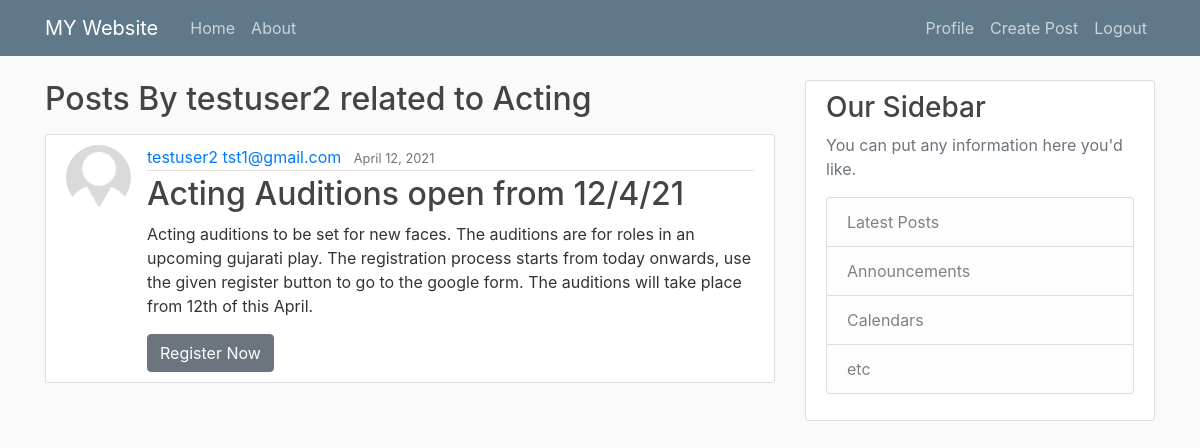
The app's page /user/testuser2 (signed in) with its own data.
### users/models.py (models this page shows, shortened)
class User(AbstractBaseUser):
	email = models.EmailField(verbose_name="email", max_length=60)
	username = models.CharField(max_length=60, unique=True)
	date_of_birth = models.DateField(verbose_name= "Date Of Birth")
	medical_history = models.TextField(null=True)
	activities = models.ForeignKey(Activities, null=True, on_delete= models.SET_NULL)
	is_active = models.BooleanField(default=True)
	staff = models.BooleanField(default=False)
	admin = models.BooleanField(default=False)
	USERNAME_FIELD = 'username'
	REQUIRED_FIELDS = [ 'email', 'date_of_birth']
	objects = UserManager()
	def __str__(self):
		return self.username + " " + self.email

class Activities(models.Model):
	activity = models.CharField(primary_key=True, max_length= 100)
	def __str__(self):
		return self.activity

class Profile(models.Model):
	user = models.OneToOneField(User, on_delete= models.CASCADE)
	image = models.ImageField(default = 'default.jpg', upload_to = 'profile_dir')

### blog/models.py (models this page shows, shortened)
class Post(models.Model):
	title = models.CharField(max_length=100)
	content = models.TextField()
	author = models.ForeignKey(User, on_delete= models.CASCADE ) 	#ForeignKey function is to have a foreignkey from other tables
	date_posted = models.DateTimeField(default=timezone.now)
	activity = models.ForeignKey(Activities, null=True, on_delete= models.SET_NULL)
	register_url = models.URLField(max_length = 300, null=True)

### blog/views.py (the view)
# urls.py: path('user/<str:username>', UserPostListView.as_view(), name='user-posts'),
class UserPostListView(LoginRequiredMixin, ListView):
	model = Post
	template_name = 'blog/user_posts.html'
	context_object_name = 'posts'
	paginate_by = 5
	def get_queryset(self):
		user = get_object_or_404(User, username= self.kwargs.get('username'))
		return Post.objects.filter(author= user).order_by('-date_posted')

### blog/templates/blog/user_posts.html (shortened to what this page needs)
{% extends 'blog/base.html' %}
{% block content %}
	<h2 class="mb-3"> Posts By {{ view.kwargs.username }} related to {{ user.activities }}</h2>
	{% for post in posts%}
		{% if post.activity == user.activities %}
			<article class="media content-section">
			  <img  class= "rounded-circle article-img" src=" {{ post.author.profile.image.url }} ">
			  <div class="media-body">
			    <div class="article-metadata">
			      <a class="mr-2" href="{% url 'user-posts' post.author.username %}">{{ post.author }}</a>
			      <small class="text-muted">{{ post.date_posted | date:"F d, Y"}}</small>
			    </div>
			    <h2><a class="article-title" href="{% url 'post-detail' post.id %}">{{ post.title }}</a></h2>
			    <p class="article-content">{{ post.content }}</p>
			    {% if post.register_url%}
			    	<a class=" btn btn-secondary" href="{{ post.register_url }}"> Register Now </a>
			    {% else %}
			    	<a class=" btn btn-secondary" href="#"> Register Now </a>
			    {% endif%}
			  </div>
			</article>
		{% endif %}
	{% endfor %}
{% endblock content %}

### blog/templates/blog/base.html (shortened to what this page needs)
{% load static %}
<!DOCTYPE html>
<html>
<head>
    <link rel="stylesheet" href="https://maxcdn.bootstrapcdn.com/bootstrap/4.0.0/css/bootstrap.min.css">
    <link rel="stylesheet" type="text/css" href="{% static 'blog/main.css'%}">
</head>
<body>
	<header class="site-header">
	  	<nav class="navbar navbar-expand-md navbar-dark bg-steel fixed-top">
		    <div class="container">
		      <a class="navbar-brand mr-4" href="{% url 'blog-home'%}">MY Website</a>
		      <div class="collapse navbar-collapse" id="navbarToggle">
		        <div class="navbar-nav mr-auto">
		          <a class="nav-item nav-link" href="{% url 'blog-home'%}">Home</a>
		          <a class="nav-item nav-link" href="{% url 'blog-about'%}">About</a>
		        </div>
		        <div class="navbar-nav">
		        	{% if user.is_authenticated %}
		        		<a class="nav-item nav-link" href="{% url 'profile'%}">Profile</a>
		        		<a class="nav-item nav-link" href="{% url 'post-create'%}">Create Post</a>
		        		<a class="nav-item nav-link" href="{% url 'logout'%}">Logout</a>
		        	{% else %}
		         		<a class="nav-item nav-link" href="{% url 'login'%}">Login</a>
		          		<a class="nav-item nav-link" href="{% url 'register' %}">Register</a>
		        	{% endif %}
		        </div>
		      </div>
		    </div>
		</nav>
	</header>
	<main role="main" class="container">
	  <div class="row">
	    <div class="col-md-8">
	      {% block content %}{% endblock %}
	    </div>
	    <div class="col-md-4">
	      <div class="content-section">
	        <h3>Our Sidebar</h3>
	        <p class='text-muted'>You can put any information here you'd like.
	          <ul class="list-group">
	            <li class="list-group-item list-group-item-light">Latest Posts</li>
	            <li class="list-group-item list-group-item-light">Announcements</li>
	            <li class="list-group-item list-group-item-light">Calendars</li>
	            <li class="list-group-item list-group-item-light">etc</li>
	          </ul>
	        </p>
	      </div>
	    </div>
	  </div>
	</main>
</body>
</html>

### blog/static/blog/main.css (style rules this page uses)
body { background: #fafafa; color: #333333; margin-top: 5rem; }
h1, h2, h3, h4, h5, h6 { color: #444444; }
ul { margin: 0; }
.bg-steel { background-color: #5f788a; }
.site-header .navbar-nav .nav-link { color: #cbd5db; }
.content-section { background: #ffffff; padding: 10px 20px; border: 1px solid #dddddd; border-radius: 3px; margin-bottom: 20px; }
.article-title { color: #444444; }
.article-content { white-space: pre-line; }
.article-img { height: 65px; width: 65px; margin-right: 16px; }
.article-metadata { padding-bottom: 1px; margin-bottom: 4px; border-bottom: 1px solid #e3e3e3 }

### records on screen
User: kwargs.username "testuser2", activities "Acting"
Post: author.profile.image (placeholder picture), author "testuser2 tst1@gmail.com", date_posted "April 12, 2021", title "Acting Auditions open from 12/4/21", content "Acting auditions to be set for new faces. The auditions are for roles in an upcoming gujarati play. The registration process starts from today onwards, use the given register button to go to the google form. The auditions will take place from 12th of this April."
